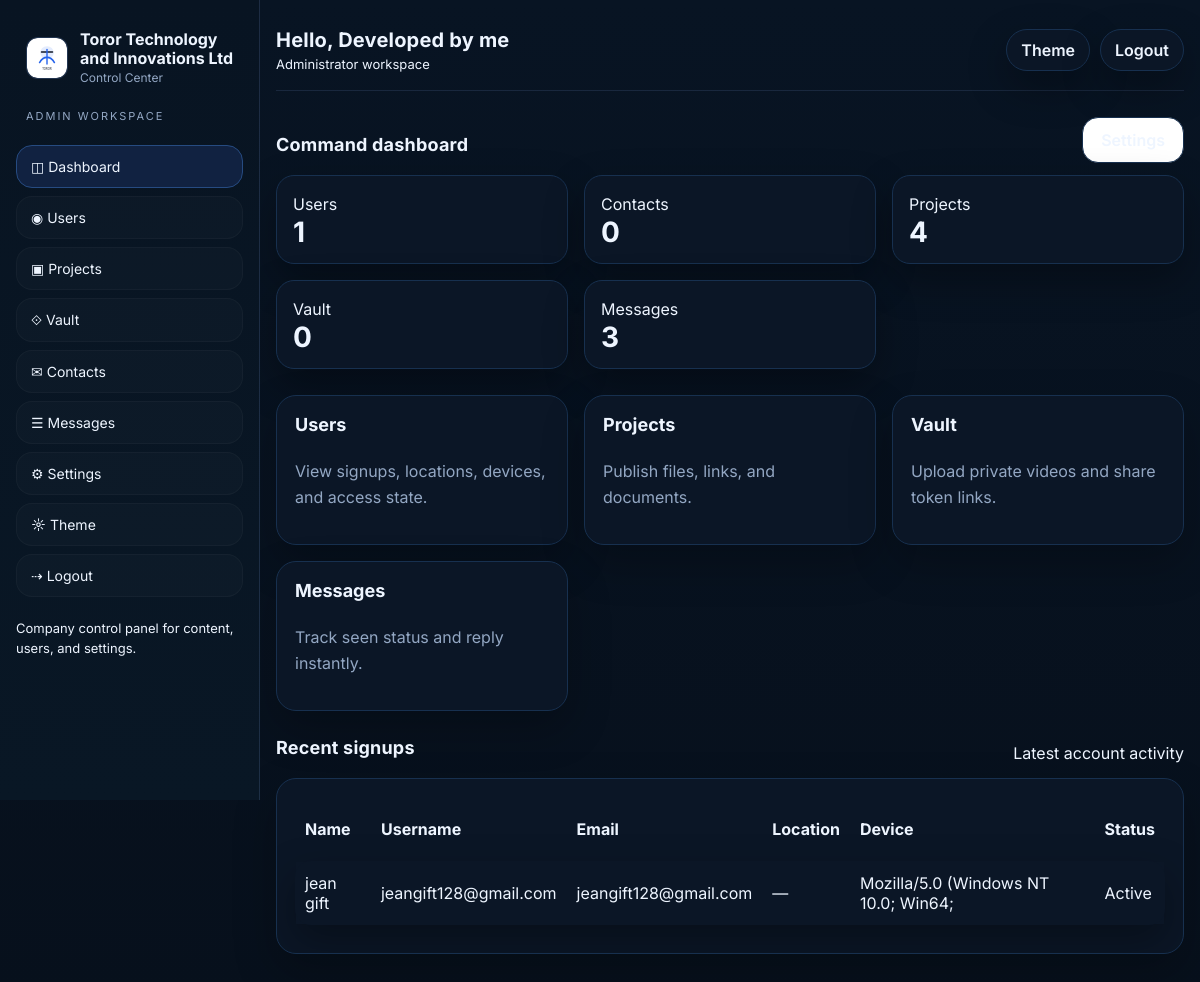
Screenshot of /admin/dashboard (signed in) with the database file from the repository.
### tables this page shows
CREATE TABLE settings (
        key TEXT PRIMARY KEY,
        value TEXT NOT NULL
    );

CREATE TABLE users (
        id INTEGER PRIMARY KEY AUTOINCREMENT,
        name TEXT NOT NULL,
        username TEXT NOT NULL UNIQUE,
        email TEXT NOT NULL UNIQUE,
        password_hash TEXT NOT NULL,
        location_text TEXT,
        location_lat REAL,
        location_lng REAL,
        device_info TEXT,
        ip_address TEXT,
        created_at TEXT NOT NULL,
        last_login_at TEXT,
        last_seen_at TEXT,
        is_active INTEGER NOT NULL DEFAULT 1
    );

### app.py (the view)
@app.route('/admin/dashboard')
@admin_required
def admin_dashboard():
    stats = {
        'users': query_one('SELECT COUNT(*) c FROM users')['c'],
        'contacts': query_one('SELECT COUNT(*) c FROM contacts')['c'],
        'projects': query_one('SELECT COUNT(*) c FROM projects')['c'],
        'vault': query_one('SELECT COUNT(*) c FROM vault_files')['c'],
        'messages': query_one('SELECT COUNT(*) c FROM chat_messages')['c'],
    }
    recent_users = query_all('SELECT * FROM users ORDER BY id DESC LIMIT 8')
    return render_template('admin_dashboard.html', stats=stats, recent_users=recent_users)

### app.py (called while the page is built, shortened)
def get_db():
    if 'db' not in g:
        conn = sqlite3.connect(DB_PATH)
        conn.row_factory = sqlite3.Row
        g.db = conn
    return g.db

def query_one(sql, args=()):
    return get_db().execute(sql, args).fetchone()

def query_all(sql, args=()):
    return get_db().execute(sql, args).fetchall()

def get_setting(key, default=''):
    row = query_one('SELECT value FROM settings WHERE key=?', (key,))
    return row['value'] if row else default

def is_admin():
    return session.get('admin_logged_in') is True

def is_user_logged_in():
    return bool(session.get('user_id') or session.get('user_email'))

def user_display_name():
    if is_admin():
        return get_setting('developer_name', 'Team') or 'Team'

def admin_required(fn):
    @wraps(fn)
    def wrapper(*args, **kwargs):
        if not is_admin():
            return redirect(url_for('admin_entry'))
        return fn(*args, **kwargs)
    return wrapper

@app.before_request
def protect_admin_routes():
    path = request.path or ''
    if path == '/xtspolsjhulupjoppsuplmkzcodup' or path.startswith('/admin') or path.startswith('/api/admin'):
        if path in {'/xtspolsjhulupjoppsuplmkzcodup'}:
            return None
        if not is_admin():
            return redirect(url_for('admin_entry'))
    return None

def public_logo():
    logo = get_setting('logo_path', '/static/default-logo.svg')
    return logo if logo else '/static/default-logo.svg'

@app.context_processor
def inject_globals():
    return {
        'site_name': get_setting('site_name', 'Toror Technology and Innovations Ltd'),
        'developer_name': get_setting('developer_name', 'Developed by me'),
        'tagline': get_setting('tagline', ''),
        'hero_text': get_setting('hero_text', ''),
        'primary_email': get_setting('primary_email', ''),
        'logo_path': public_logo(),
        'theme_mode': get_setting('theme_mode', 'light'),
        'accent_color': get_setting('accent_color', '#2563eb'),
        'is_admin': is_admin,
        'show_nav': is_user_logged_in() or is_admin(),
        'user_email': session.get('user_email'),
        'user_id': session.get('user_id'),
        'display_name': user_display_name(),
        'admin_mode': is_admin(),
    }

@app.after_request
def add_cache_headers(resp):
    if request.path.startswith('/static/'):
        resp.headers['Cache-Control'] = 'public, max-age=31536000, immutable'
    else:
        resp.headers['Cache-Control'] = 'no-store'
    return resp

### templates/admin_dashboard.html
{% extends 'base.html' %}
{% set title = 'Dashboard · ' ~ site_name %}
{% block content %}
  <section class="section admin-section">
    <div class="section-head">
      <h3>Command dashboard</h3>
      <a class="btn" href="/admin/settings">Settings</a>
    </div>
    <div class="grid cards stats-grid">
      <div class="mini-stat"><span class="muted">Users</span><strong>{{ stats.users }}</strong></div>
      <div class="mini-stat"><span class="muted">Contacts</span><strong>{{ stats.contacts }}</strong></div>
      <div class="mini-stat"><span class="muted">Projects</span><strong>{{ stats.projects }}</strong></div>
      <div class="mini-stat"><span class="muted">Vault</span><strong>{{ stats.vault }}</strong></div>
      <div class="mini-stat"><span class="muted">Messages</span><strong>{{ stats.messages }}</strong></div>
    </div>
    <div class="section grid cards admin-grid">
      <a class="card admin-action" href="/admin/users"><h3>Users</h3><p>View signups, locations, devices, and access state.</p></a>
      <a class="card admin-action" href="/admin/projects"><h3>Projects</h3><p>Publish files, links, and documents.</p></a>
      <a class="card admin-action" href="/admin/vault"><h3>Vault</h3><p>Upload private videos and share token links.</p></a>
      <a class="card admin-action" href="/admin/chat"><h3>Messages</h3><p>Track seen status and reply instantly.</p></a>
    </div>
    <div class="section">
      <div class="section-head"><h3>Recent signups</h3><span class="muted">Latest account activity</span></div>
      <div class="card table-card">
        <table class="table compact">
          <thead><tr><th>Name</th><th>Username</th><th>Email</th><th>Location</th><th>Device</th><th>Status</th></tr></thead>
          <tbody>
            {% for user in recent_users %}
            <tr>
              <td>{{ user.name }}</td>
              <td>{{ user.username }}</td>
              <td>{{ user.email }}</td>
              <td>{{ user.location_text or '—' }}</td>
              <td>{{ (user.device_info or '—')[:36] }}</td>
              <td>{{ 'Active' if user.is_active else 'Paused' }}</td>
            </tr>
            {% else %}
            <tr><td colspan="6">No users yet.</td></tr>
            {% endfor %}
          </tbody>
        </table>
      </div>
    </div>
  </section>
{% endblock %}

### templates/base.html (shortened to what this page needs)
<!doctype html>
<html lang="en">
<head>
  <link rel="stylesheet" href="/static/css/style.css">
</head>
<body class="{% if is_admin() and show_nav %}admin-mode{% elif show_nav %}user-mode{% else %}auth-mode{% endif %}">
  <div class="{% if show_nav %}shell{% else %}auth-shell{% endif %}">
    {% if show_nav %}
      {% if is_admin() %}
      <aside class="sidebar admin-sidebar">
        <a class="brand admin-brand" href="/admin/dashboard">
          <img src="{{ logo_path }}" alt="Logo">
          <div>
            <h1>{{ site_name }}</h1>
            <p>Control Center</p>
          </div>
        </a>
        <div class="sidebar-label">Admin workspace</div>
        <nav class="nav admin-nav">
          <a href="/admin/dashboard" class="{{ 'active' if request.path == '/admin/dashboard' else '' }}">◫ Dashboard</a>
          <a href="/admin/users" class="{{ 'active' if '/admin/users' in request.path else '' }}">◉ Users</a>
          <a href="/admin/projects" class="{{ 'active' if '/admin/projects' in request.path else '' }}">▣ Projects</a>
          <a href="/admin/vault" class="{{ 'active' if '/admin/vault' in request.path else '' }}">⟐ Vault</a>
          <a href="/admin/contacts" class="{{ 'active' if '/admin/contacts' in request.path else '' }}">✉ Contacts</a>
          <a href="/admin/chat" class="{{ 'active' if '/admin/chat' in request.path else '' }}">☰ Messages</a>
          <a href="/admin/settings" class="{{ 'active' if '/admin/settings' in request.path else '' }}">⚙ Settings</a>
          <button type="button" data-theme-toggle>☼ Theme</button>
          <a href="/admin/logout">⇢ Logout</a>
        </nav>
        <div class="footer-note">Company control panel for content, users, and settings.</div>
      </aside>
      {% endif %}
    {% endif %}
    <main class="{% if show_nav %}main{% else %}auth-main{% endif %}">
      <div class="{% if show_nav %}container{% else %}auth-container{% endif %}">
        {% if show_nav %}
        <div class="topbar {% if is_admin() %}topbar-admin{% endif %}">
          <div class="topbar-left">
            <span class="greeting">Hello, {{ display_name }}</span>
            <span class="subtle">{% if is_admin() %}Administrator workspace{% else %}{{ site_name }}{% endif %}</span>
          </div>
          <div class="topbar-right">
            <button type="button" class="btn small" data-theme-toggle>Theme</button>
            <a class="btn small ghost" href="{% if is_admin() %}/admin/logout{% else %}/logout{% endif %}">Logout</a>
          </div>
        </div>
        {% endif %}
        {% block content %}{% endblock %}
      </div>
    </main>
  </div>
</body>
</html>

### rows the page displays
settings: value (placeholder picture)
settings: value "Toror Technology and Innovations Ltd"
settings: value "Developed by me"
users: name "jean gift", username "jeangift128@gmail.com", email "jeangift128@gmail.com", location_text "—", device_info "Mozilla/5.0 (Windows NT 10.0; Win64;", is_active "Active"

### other values shown
{{ stats.users }} "1"
{{ stats.contacts }} "0"
{{ stats.projects }} "4"
{{ stats.vault }} "0"
{{ stats.messages }} "3"
